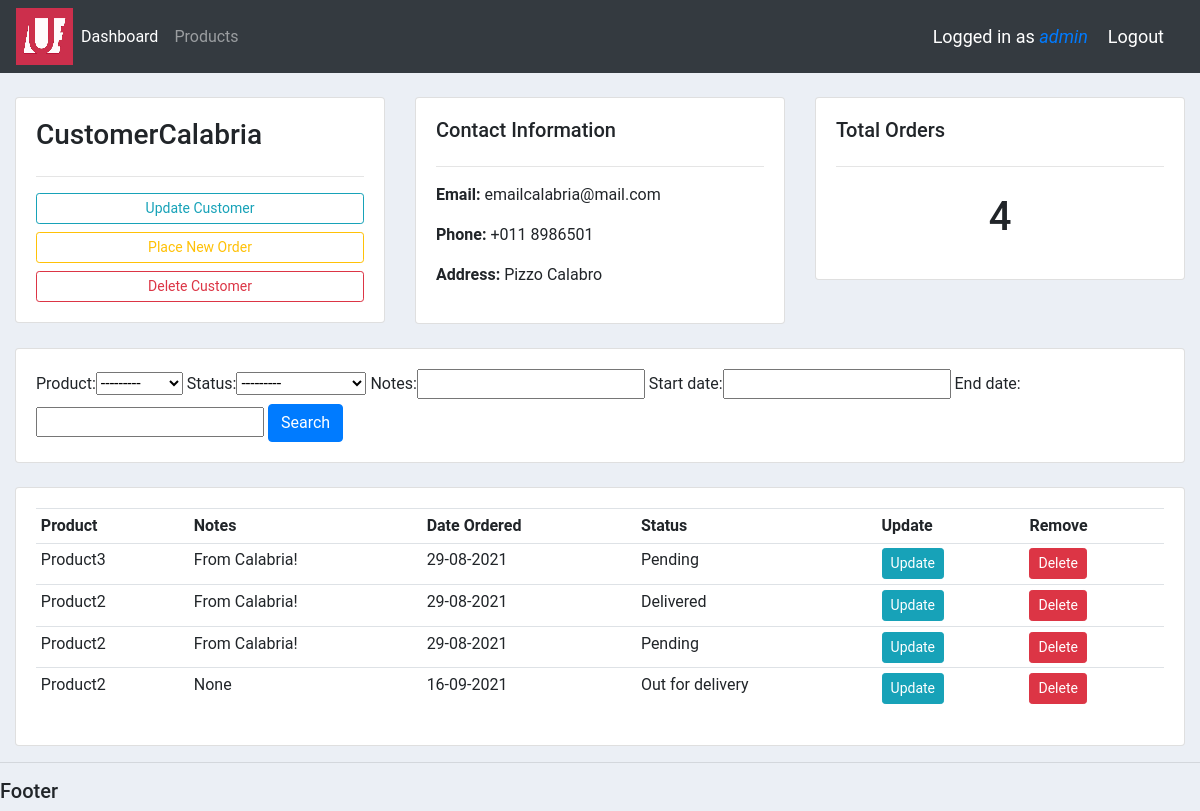
Page /customer/2 (signed in) on the committed database.
### accounts/models.py (models this page shows, shortened)
class Customer(models.Model):
    user = models.OneToOneField(User, null=True, blank=True, on_delete=models.SET_NULL)  # One-to-one with user, set user null if deleted
    name = models.CharField(max_length=200, null=True)     # String
    phone = models.CharField(max_length=200, null=True, blank=True)     # String
    region = models.ForeignKey(Group, null=True, on_delete=models.SET_NULL)
    address = models.CharField(max_length=200, null=True, blank=True)   # String
    email = models.CharField(max_length=200, null=True)     # String
    profile_pic = models.ImageField(default="blank_profile.png", null=True, blank=True)      # Image
    date_created = models.DateTimeField(auto_now_add=True)  # Timestamp

class Order(models.Model):
    STATUS = (
        ('Pending','Pending'),
        ('Out for delivery','Out for delivery'),
        ('Delivered','Delivered')
    )
    customer = models.ForeignKey(Customer, null=True, on_delete = models.SET_NULL)
    product = models.ForeignKey(Product, null=True, on_delete=models.SET_NULL)
    date_created = models.DateTimeField(auto_now_add=True)  # Timestamp
    status = models.CharField(max_length=200, null=True, choices=STATUS)     # String with dropdown choices
    notes = models.CharField(max_length=200, null=True, blank=True)

class Product(models.Model):
    CATEGORY = (
        ('Hardware','Hardware'),
        ('Software','Software'),
    )
    name = models.CharField(max_length=200, null=True)     # String
    price = models.FloatField(null=True)                    # Float
    category = models.CharField(max_length=200, null=True, choices=CATEGORY)     # String
    description = models.CharField(max_length=200, null=True, blank=True)     # String, can be blank
    date_created = models.DateTimeField(auto_now_add=True)  # Timestamp
    tag = models.ManyToManyField(Tag)
    def __str__(self):
        return self.name

### accounts/views.py (the view)
# urls.py: path('customer/<str:pk_test>', views.customer, name="customer"),
@login_required(login_url='login')
def customer(request, pk_test):
    customer = Customer.objects.get(id=pk_test)
    orders = customer.order_set.all()
    customer_total_orders = customer.order_set.count()
    myFilter = OrderFilter(request.GET, queryset=orders)
    orders = myFilter.qs
    context = {
        'customer':customer,
        'orders':orders,
        'customer_total_orders':customer_total_orders,
        'myFilter':myFilter
    }
    return render(request, 'accounts/customer.html', context)

### accounts/templatetags/has_group.py (called while the page is built)
@register.filter(name='has_group')
def has_group(user, group_name):
    return user.groups.filter(name=group_name).exists()

### accounts/templates/accounts/customer.html
{%  extends 'accounts/main.html' %}
{% block content %}
<br>
<div class="row">
	<div class="col-md">
		<div class="card card-body">
			<h3>{{ customer.name }}</h3>
			<hr>
			<a class="btn btn-outline-info btn-sm btn-block" href="">Update Customer</a>
			<a class="btn btn-outline-warning btn-sm btn-block" href="{% url 'create_order' customer.id %}">Place New Order</a>
			<a class="btn btn-outline-danger  btn-sm btn-block" href="">Delete Customer</a>
		</div>
	</div>
	<div class="col-md">
		<div class="card card-body">
			<h5>Contact Information</h5>
			<hr>
			<p><b>Email:</b> {{ customer.email }}</p>
			<p><b>Phone:</b> {{ customer.phone }}</p>
			<p><b>Address:</b> {{ customer.address }}</p>
		</div>
	</div>
	<div class="col-md">
		<div class="card card-body">
			<h5>Total Orders</h5>
			<hr>
			<h1 style="text-align: center;padding: 10px">{{ customer_total_orders }}</h1>
		</div>
	</div>
</div>
<br>
<div class="row">
	<div class="col">
		<div class="card card-body">
			<form method="get">
				{{ myFilter.form }}
		    	<button class="btn btn-primary" type="submit">Search</button>
		  </form>
		</div>
	</div>
</div>
<br>
<div class="row">
	<div class="col-md">
		<div class="card card-body">
			<table class="table table-sm">
				<tr>
					<th>Product</th>
					<th>Notes</th>
					<th>Date Ordered</th>
					<th>Status</th>
					<th>Update</th>
					<th>Remove</th>
				</tr>
				{% for order in orders %}
				<tr>
					<td>{{ order.product.name }}</td>
					<td>{{ order.notes }}</td>
					<td>{{ order.date_created|date:"d-m-Y" }}</td>
					<td>{{ order.status }}</td>
					<td><a class="btn btn-sm btn-info" href="{% url 'update_order' order.id %}">Update</a></td>
					<td><a class="btn btn-sm btn-danger" href="{% url 'delete_order' order.id %}">Delete</a></td>
				</tr>
				{% endfor %}
			</table>
		</div>
	</div>
</div>
{% endblock %}

### accounts/templates/accounts/navbar.html (shortened to what this page needs)
{% load static %}
{% load has_group %}
<nav class="navbar navbar-expand-lg navbar-dark bg-dark">
  <a href="{% url 'home' %}">
    <img src="{% static 'images/logo.png' %}">
  </a>
    <div class="collapse navbar-collapse" id="navbarNav">
      <ul class="navbar-nav">
        <li class="nav-item active">
          <a class="nav-link" href="{% url 'home' %}">Dashboard</a>
        </li>
        {% if request.user|has_group:"Customers" %}
        <li class="nav-item">
          <a class="nav-link" href="{% url 'user_settings' %}">Settings</a>
        </li>
        {% else %}
        <li class="nav-item">
          <a class="nav-link" href="{% url 'products' %}">Products</a>
        </li>
        {% endif %}
      </ul>
    </div>
    <span class="hello-msg">Logged in as <a href="{% url 'user_page' %}"><i>{{ request.user }}</i></a></span>
    <span><a class="hello-msg" href="{% url 'logout' %}">Logout</a></span>
  </nav>

### static/css/main.css (style rules this page uses)
body { font-family: 'Roboto', sans-serif !important; background-color: #ebeff5; }
.row { margin: auto; }

### accounts/templates/accounts/navbar.html (style rules this page uses)
.hello-msg { font-size: 18px; color: white; margin-right: 20px; }

### rows in the picture
Customer: name "CustomerCalabria", email "emailcalabria@mail.com", phone "+011 8986501", address "Pizzo Calabro"
Order: product.name "Product3", notes "From Calabria!", date_created "29-08-2021", status "Pending"
Order: product.name "Product2", notes "From Calabria!", date_created "29-08-2021", status "Delivered"
Order: product.name "Product2", notes "From Calabria!", date_created "29-08-2021", status "Pending"
Order: product.name "Product2", notes "None", date_created "16-09-2021", status "Out for delivery"

### other values in the picture
{{ request.user }} "admin"
{{ customer_total_orders }} "4"
